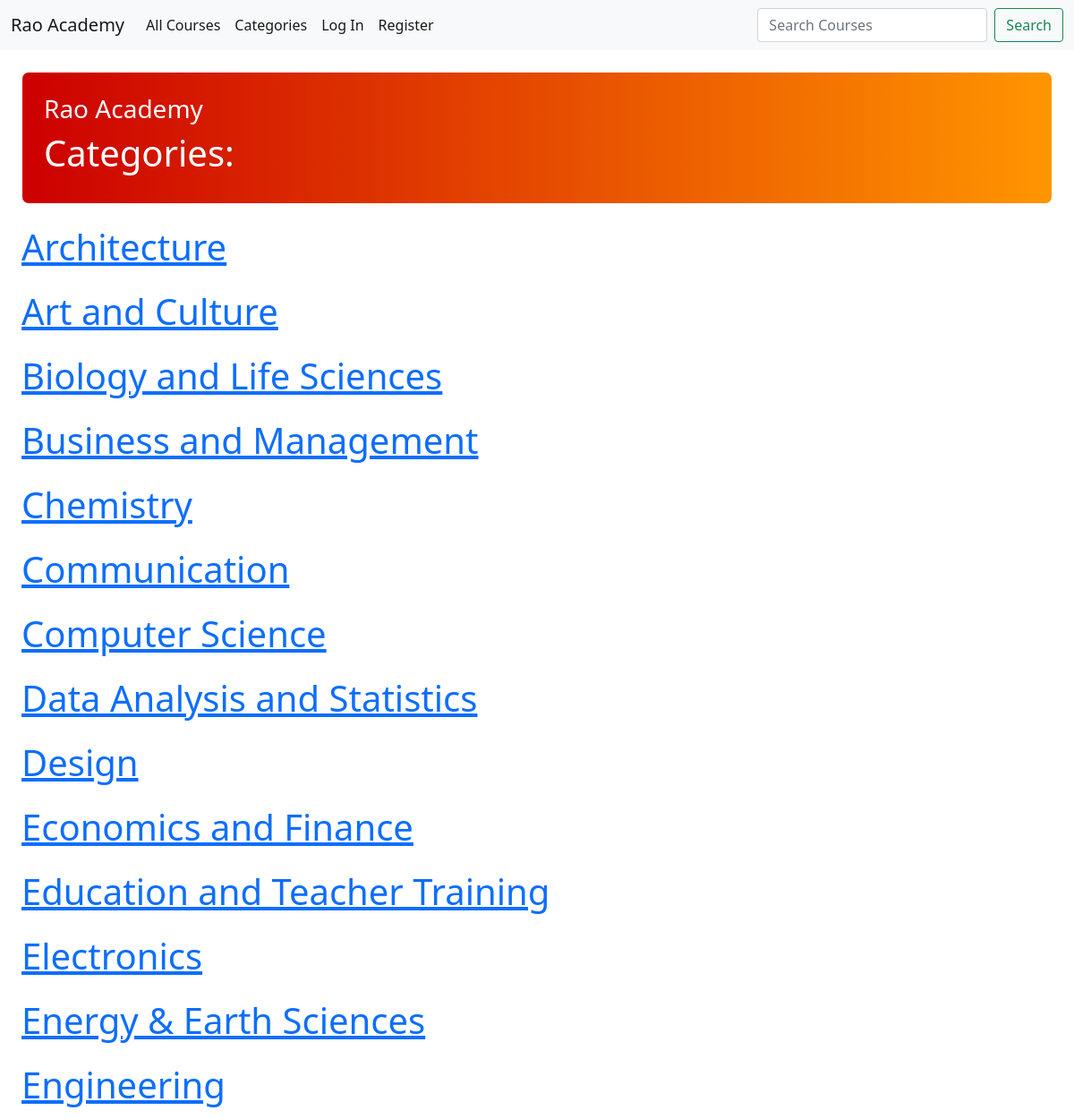
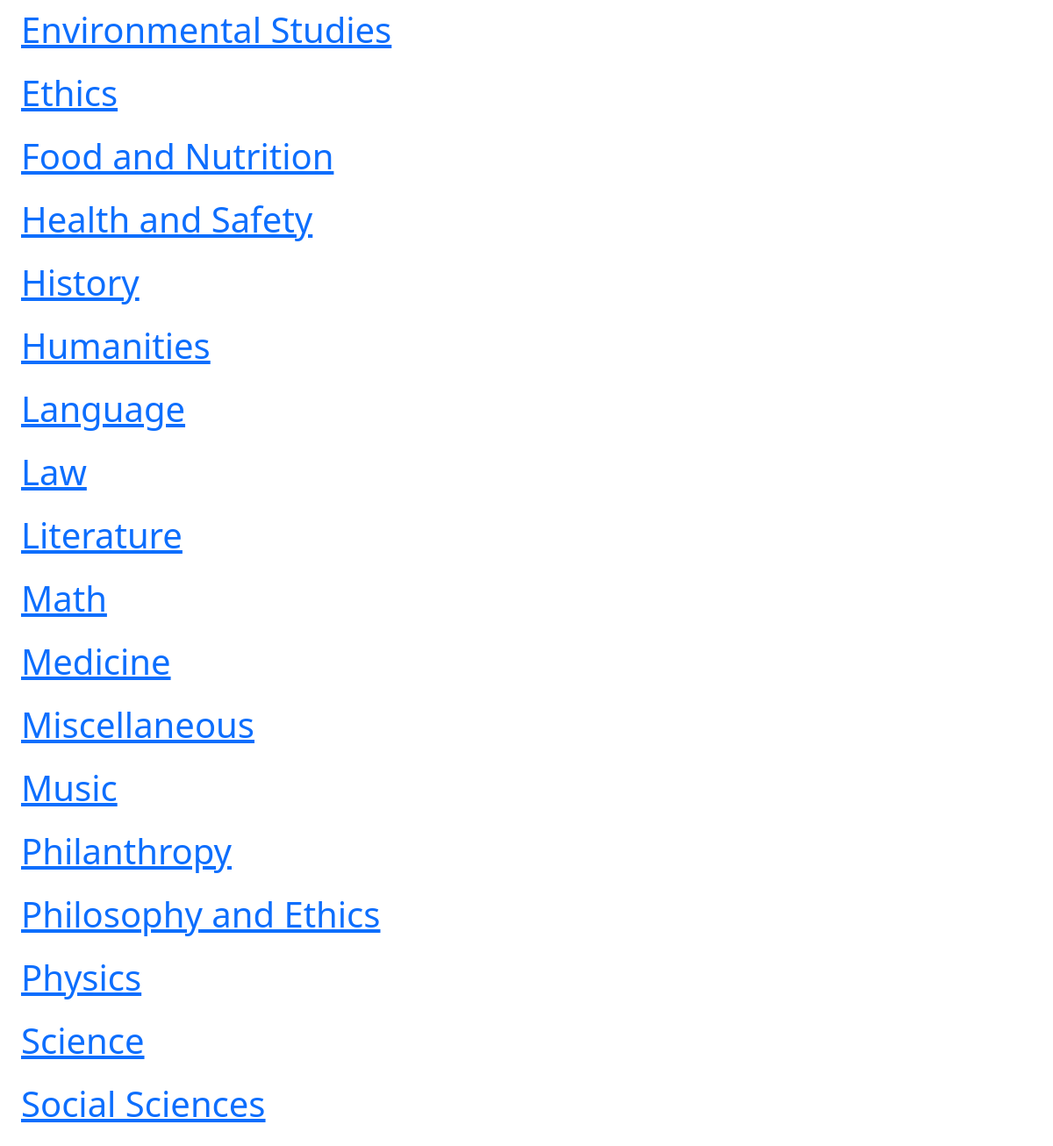
The page /categories on the database its author committed (2 pictures, top to bottom).
### online_edu/models.py (models this page shows, shortened)
class Category(models.Model):
    category_name=models.CharField(max_length=100,default=None)

### online_edu/views.py (the view)
# urls.py: path("categories",views.category_list,name="categories"),
def category_list(request):
    return render(request,"online_edu/categories.html",{
        "categories":Category.objects.all().order_by('category_name')
    })

### online_edu/templates/online_edu/categories.html (shortened to what this page needs)
{% extends "online_edu/layout.html" %}
{% block body %}
    <div style="display: grid; grid-template-columns: 100%;">
        <div class="fpxm" style="margin-top: 2%; margin-bottom: 2%; border: 1px solid; padding: 2%; border-radius: 8px; background: rgb(204,0,0); background: linear-gradient(90deg, rgba(204,0,0,1) 0%, rgba(255,149,0,1) 100%); color: white;">
            <h3>Rao Academy</h3>
            <h1>Categories:</h1>
        </div>
    </div>
    {% for category in categories %}
        <h1 class="fpx" style="margin-bottom: 2%;"><a href="{% url 'category' category.category_name %}">{{category.category_name}}</a></h1>
    {% endfor %}
{% endblock %}

### online_edu/templates/online_edu/layout.html (shortened to what this page needs)
{% load static %}
<!DOCTYPE html>
<html lang="en">
    <head>
        <link href="https://cdn.jsdelivr.net/npm/bootstrap@5.1.0/dist/css/bootstrap.min.css" rel="stylesheet">
        <link href="{% static 'online_edu/styles.css' %}" rel="stylesheet">
    </head>
    <body>
        <nav class="navbar navbar-expand-lg navbar-light bg-light">
            <div class="container-fluid">
              <a class="navbar-brand mb-0 h1">Rao Academy</a>
              <div class="collapse navbar-collapse" id="navbarSupportedContent">
                <ul class="navbar-nav me-auto mb-2 mb-lg-0">
                    <li class="nav-item">
                        <a class="nav-link active" aria-current="page" href="{% url 'index' %}">All Courses</a>
                    </li>
                    <li class="nav-item">
                        <a class="nav-link active" href="{% url 'categories' %}">Categories</a>
                    </li>
                    {% if user.is_authenticated %}
                        <li class="nav-item">
                            <a class="nav-link active" href="{% url 'subscribed_courses' %}">Subscribed Courses</a>
                        </li>
                        <li class="nav-item">
                            <a class="nav-link active" href="{% url 'f_l_c' %}">Following</a>
                        </li>
                        <li class="nav-item">
                            <a class="nav-link active" href="{% url 'logout' %}">Log Out</a>
                        </li>
                    {% else %}
                        <li class="nav-item">
                            <a class="nav-link active" href="{% url 'login' %}">Log In</a>
                        </li>
                        <li class="nav-item">
                            <a class="nav-link active" href="{% url 'register' %}">Register</a>
                        </li>
                    {% endif %}
                </ul>
                <form method="GET" action="{% url 'search' %}" class="d-flex">
                  <input class="form-control me-2"  type="search" name="q" placeholder="Search Courses" aria-label="Search">
                  <button class="btn btn-outline-success" type="submit">Search</button>
                </form>
              </div>
            </div>
        </nav>
        {% block body %}
        {% endblock %}
    </body>
</html>

### online_edu/static/online_edu/styles.css (style rules this page uses)
.fpx { padding-left: clamp(10px,2%,2%); padding-right: clamp(10px,2%,2%); }
.fpxm { margin-left: clamp(10px,2%,2%); margin-right: clamp(10px,2%,2%); }

### rows shown on the page
Category: category_name "Architecture"
Category: category_name "Art and Culture"
Category: category_name "Biology and Life Sciences"
Category: category_name "Business and Management"
Category: category_name "Chemistry"
Category: category_name "Communication"
Category: category_name "Computer Science"
Category: category_name "Data Analysis and Statistics"
Category: category_name "Design"
Category: category_name "Economics and Finance"
Category: category_name "Education and Teacher Training"
Category: category_name "Electronics"
Category: category_name "Energy & Earth Sciences"
Category: category_name "Engineering"
Category: category_name "Environmental Studies"
Category: category_name "Ethics"
Category: category_name "Food and Nutrition"
Category: category_name "Health and Safety"
Category: category_name "History"
Category: category_name "Humanities"
Category: category_name "Language"
Category: category_name "Law"
Category: category_name "Literature"
Category: category_name "Math"
Category: category_name "Medicine"
Category: category_name "Miscellaneous"
Category: category_name "Music"
Category: category_name "Philanthropy"
Category: category_name "Philosophy and Ethics"
Category: category_name "Physics"
Category: category_name "Science"
Category: category_name "Social Sciences"
